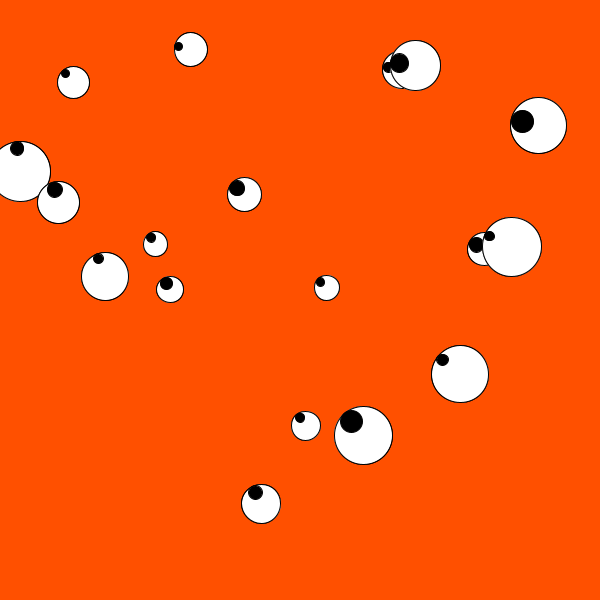
Frame 1 (no input)
Frame 60 (the mouse pressed at the canvas centre just before this capture): identical to frame 1, image omitted
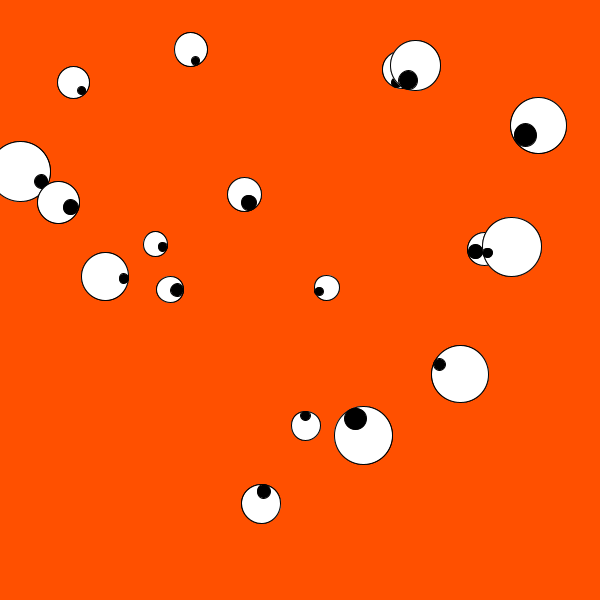
Frame 120 (the mouse held since frame 60 and released just before this capture)

The Processing sketch that drew these frames (run headless with seeded random() and noise(); from frame 60 on, the mouse is pressed at the canvas centre):

// Processing sketch: processing_33630
// ── processing_33630.pde

int numEyes = 18;
float eyeX[] = new float[numEyes];
float eyeY[] = new float[numEyes];
float pupilX[] = new float[numEyes];
float pupilY[] = new float[numEyes];


float eyeRadius[] = new float[numEyes];
float pupilRadius[] = new float[numEyes];

float angle[] = new float[numEyes];

float distance[] = new float[numEyes];

boolean eyesClosed[] = new boolean[numEyes];

void setup() {
  size(600, 600);
  background(150);
  smooth();

  for (int i = 0; i < numEyes; i++) {

    eyeX[i] = random(width*(i)/(numEyes+1), width*(i+1)/(numEyes+1));
    eyeY[i] = random(height/numEyes, height-height/numEyes);

    eyeRadius[i] = random(12, width/(numEyes+1));
    pupilRadius[i] = random(4, eyeRadius[i]/2);

    eyesClosed[i] = false;
  }
}

void draw() {
  background(255, 80, 0);

  for (int i = 0; i < numEyes; i++) {
    fill(255);


    ellipse(eyeX[i], eyeY[i], 2*eyeRadius[i], 2*eyeRadius[i]);
    ellipse(eyeX[i], eyeY[i], 2*eyeRadius[i], 2*eyeRadius[i]);

    fill(0);

    //*******DRAW EYES******

    distance[i] = dist(mouseX, mouseY, eyeX[i], eyeY[i]);

    angle[i] = acos((mouseX-eyeX[i])/distance[i]);
    //account for negative Y values
    if (mouseY <= eyeY[i]) {
      angle[i] = PI*2 - angle[i];
    }


    //**set pupil coordinates for left eye**
    //if pointer is inside the boundaries of the left eye:

    if (distance[i] < (eyeRadius[i]-pupilRadius[i])) {
      pupilX[i] = mouseX;
      pupilY[i] = mouseY;
    }
    //if outside the eye area:
    else {
      pupilX[i] = cos(angle[i])*(eyeRadius[i] - pupilRadius[i]) + eyeX[i];
      pupilY[i] = sin(angle[i])*(eyeRadius[i] - pupilRadius[i]) + eyeY[i];
    }
    //draw pupils
    ellipse(pupilX[i], pupilY[i], 2*pupilRadius[i], 2*pupilRadius[i]);

    if (eyesClosed[i]) {
      fill(155);
      ellipse(eyeX[i], eyeY[i], 2*eyeRadius[i], 2*eyeRadius[i]);
    }
  }
}

void mouseReleased() {
  for (int i = 0; i < numEyes; i++) {
    eyesClosed[i] = !eyesClosed[i];
    println(eyesClosed[i]);
  }
}
